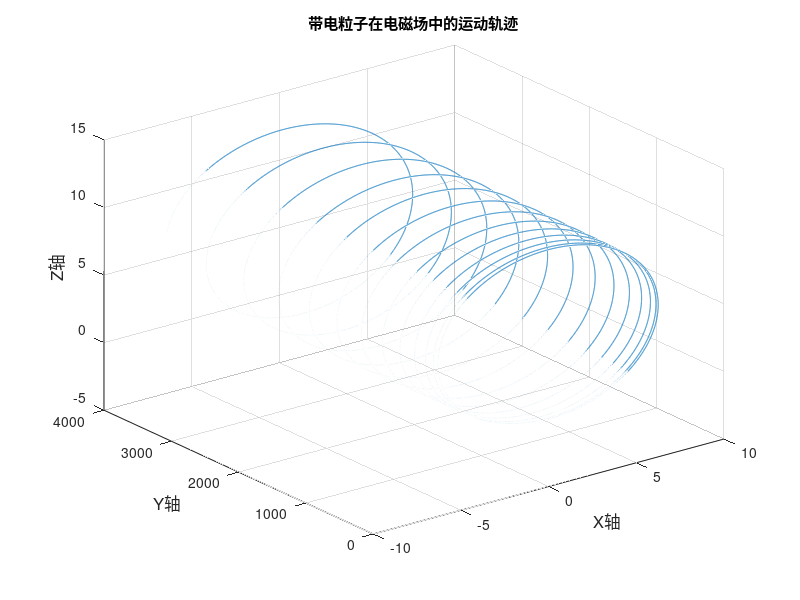

Here is the MATLAB script that generated this plot:
clear all 
                  
m=0.02;                                                                %Set the mass；
q=1.6e-2;                                                              %Set the quantity of charge；

dt=0.001;                                                              %Set the timestep to be 0.001s；
t=0:dt:100;                                                            %Construct the array of time；

vx=linspace(0,0,length(t));vy=vx;vz=vx;            %Construct the velocity vector；
vx(1)=5;                                                               %Set the velocity vector’s initial value.
rx=linspace(0,0,length(t));ry=rx;rz=rx;               %Set the position vector；
Ex=0; Ey=1; Ez=0;                                              %Set the electric field vector；
Bx=0; By=1; Bz=0;                                             %Set the magnetic flux density vector；
Fx=linspace(0,0,length(t));Fy=Fx;Fz=Fx;           %Construct the force vector；
ax=linspace(0,0,length(t));ay=ax;az=ax;             %Construct the acceleration vector；

for i=1:(length(t)-1)                                             % Calculate each position point
   Fx(i)=q*Ex+q*(vy(i)*Bz-vz(i)*By);               % Calculate the acted force at position i
 Fy(i)=q*Ey+q*(vz(i)*Bx-vx(i)*Bz);               % Calculate the acted force at position i
 Fz(i)=q*Ez+q*(vx(i)*By-vy(i)*Bx);               % Calculate the acted force at position i

 ax(i)=Fx(i)/m;                                                  % Calculate the acceleration at position i
 ay(i)=Fy(i)/m;                                                  % Calculate the acceleration at position i
 az(i)=Fz(i)/m;                                                   % Calculate the acceleration at position i

 vx(i+1)=vx(i)+ax(i)*dt;                                   % Calculate the velocity at position i+1
 vy(i+1)=vy(i)+ay(i)*dt;                                   % Calculate the velocity at position i+1
 vz(i+1)=vz(i)+az(i)*dt;                                    % Calculate the velocity at position i+1

 rx(i+1)=rx(i)+vx(i)*dt;                                    % Calculate the position at point i+1
 ry(i+1)=ry(i)+vy(i)*dt;                                    % Calculate the position at point i+1
 rz(i+1)=rz(i)+vz(i)*dt;                                     % Calculate the position at point i+1
end
figure
 plot3(rx,ry,rz);  
hold on
grid;
title('带电粒子在电磁场中的运动轨迹');          % Set the graph’s title
xlabel('X轴', 'fontsize', 12);                                 % Label x axis
ylabel('Y轴', 'fontsize', 12);                                 % Label y axis
zlabel('Z轴', 'fontsize', 12);                                  % Label z axis
